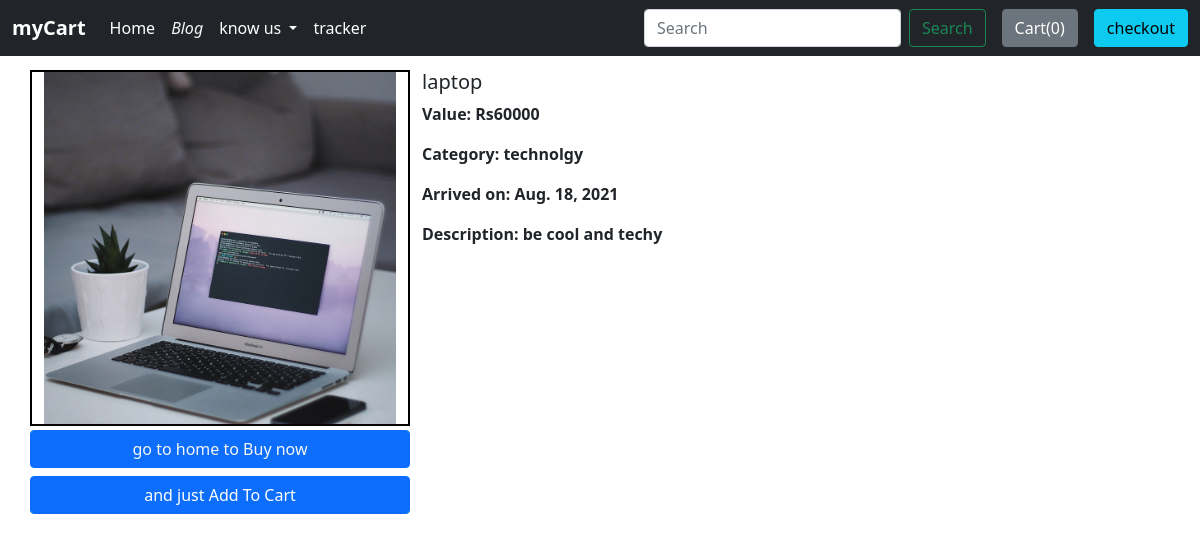
Page /shop/productview/4 on the committed database.
### shop/models.py (models this page shows)
class Product(models.Model):# to describe how to store product details.    product_id = models.AutoField # AutoField to genrate automatically.
    product_name = models.CharField(max_length=50)#to set max. length of product name.
    desc = models.CharField(max_length=400) # description of product
    pub_date = models.DateField() # date of adding product.
    price = models.IntegerField(default="0")
    category = models.CharField(max_length=50,default="")
    image = models.ImageField(upload_to="shop/images",default="")
    def __str__(self):
        return self.product_name # it will display product name in place of Product(no.)

### shop/views.py (the view)
# urls.py: path('productview/<int:myid>',views.productview,name = "productview"),
def productview(request,myid):
    productview = Product.objects.filter(id=myid)
    print(productview[0])#productview is a list with only one item , so we need productview[0] to access that item.
    return render(request,'shop/productview.html',{'product':productview[0]})

### shop/templates/shop/productview.html (shortened to what this page needs)
{% extends 'shop/basic.html' %}
{% block body %}
<div class="container my-4">
<div class="row">
    <div class="col-md-4">
        <div class="row">
            <img src="/media/{{product.image}}">
        </div>
        <div class="row">
               <button class="btn btn-primary my-1" href="/shop"> <a href="/shop" style="color: whitesmoke; text-decoration: none;">go to home to Buy now</a></button>
               <button class="btn btn-primary my-1" href="/shop">and just Add To Cart</button>
        </div>
    </div>
    <div class="col-md-4">
      <b>
        <h5> {{product.product_name}} </h5>
        <p> Value: Rs{{product.price}} </p>
        <p> Category: {{product.category}} </p>
        <p> Arrived on: {{product.pub_date}} </p>
        <p> Description: {{product.desc}} </p>
      </b>
    </div>
</div>
</div>
{% endblock %}

### shop/templates/shop/basic.html (shortened to what this page needs)
<!doctype html>
<html lang="en">
  <head>
    <link href="https://cdn.jsdelivr.net/npm/bootstrap@5.0.2/dist/css/bootstrap.min.css" rel="stylesheet">
  </head>
  <body>
    {% load static %}
    <nav class="navbar navbar-expand-lg navbar-dark bg-dark fixed-top" >
      <div class="container-fluid">
        <a class="navbar-brand" href="#"><b>myCart</b></a>
        <div class="collapse navbar-collapse" id="navbarSupportedContent">
          <ul class="navbar-nav me-auto mb-2 mb-lg-0">
            <li class="nav-item">
              <a class="nav-link active" aria-current="page" href="/shop">Home</a>
            </li>
            <li class="nav-item">
              <a class="nav-link btn-outline-primary" href="http://127.0.0.1:8000/blog/"id="blog_btn">Blog</a>
            </li>
            <li class="nav-item dropdown">
              <a class="nav-link active dropdown-toggle " href="#" id="navbarDropdown" role="button" data-bs-toggle="dropdown" aria-expanded="false">
                know us
              </a>
            </li>
            <li class="nav-item">
              <a class="nav-link active" href="/shop/tracker/">tracker</a>
            </li>
          </ul>
          <form method="GET" action="/shop/search/" class="d-flex">
            <input class="form-control me-2" type="search" placeholder="Search" aria-label="Search"id="search" name="search">
            <button class="btn btn-outline-success" type="submit">Search</button>
          </form>
    <button type="button" class="btn btn-secondary mx-3" id="popcart"  data-bs-container="body" data-bs-toggle="popover"
    title="cart" data-bs-placement="bottom" data-bs-html="true" data-bs-content="cart hai kew">
          Cart(<span id="cart">0</span>)
    </button>
      <a href="/shop/checkout/" class="btn btn-info">checkout</a>
      </div>
      </div>
    </nav>
    {% block body %}{% endblock %}
</body>
</html>

### shop/templates/shop/productview.html (style rules this page uses)
img { border: 2px solid black; }

### shop/templates/shop/basic.html (style rules this page uses)
#blog_btn { border-radius: 15px; color:whitesmoke; font-style: italic; }

### rows in the picture
Product: image (picture), product_name "laptop", price "60000", category "technolgy", pub_date "Aug. 18, 2021", desc "be cool and techy"
